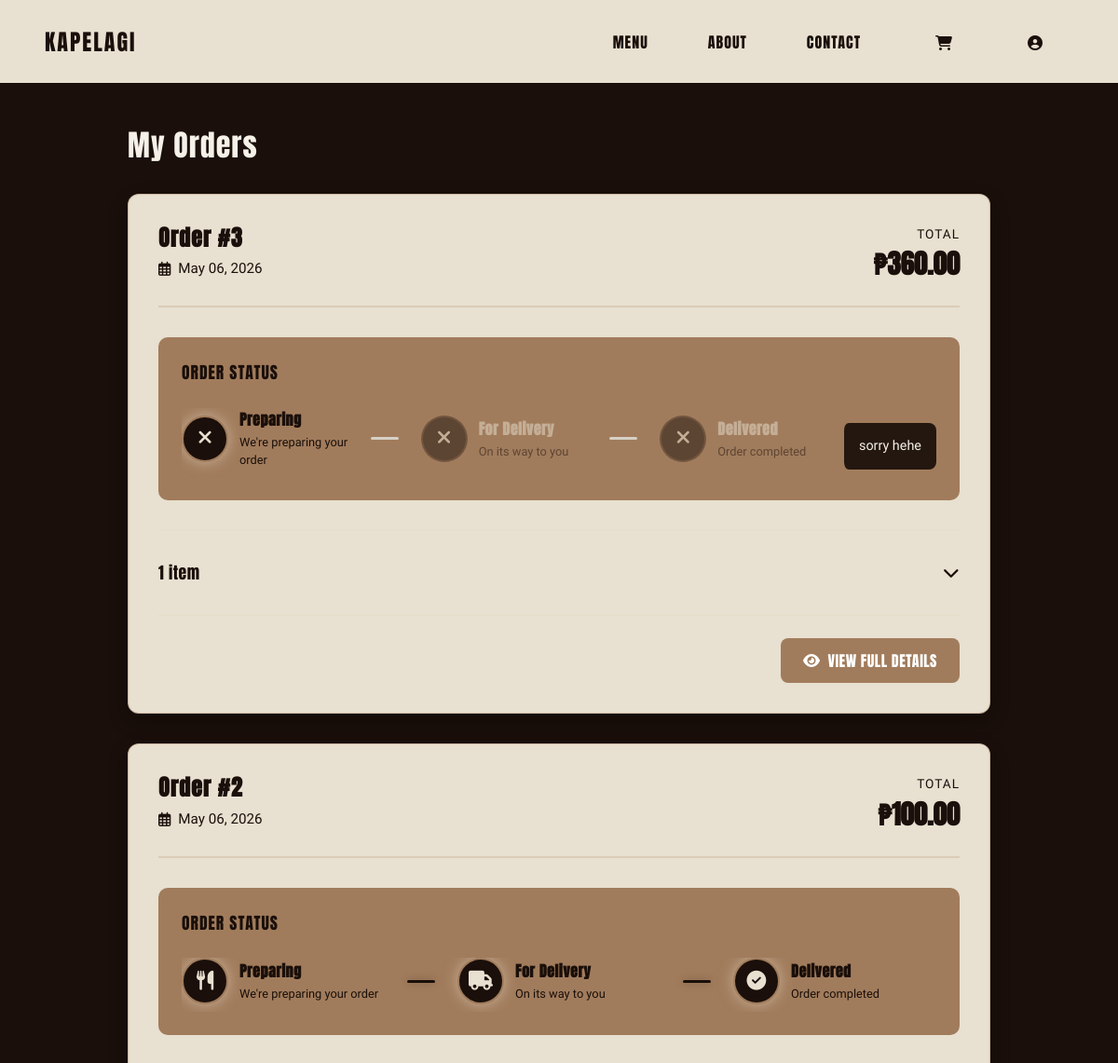
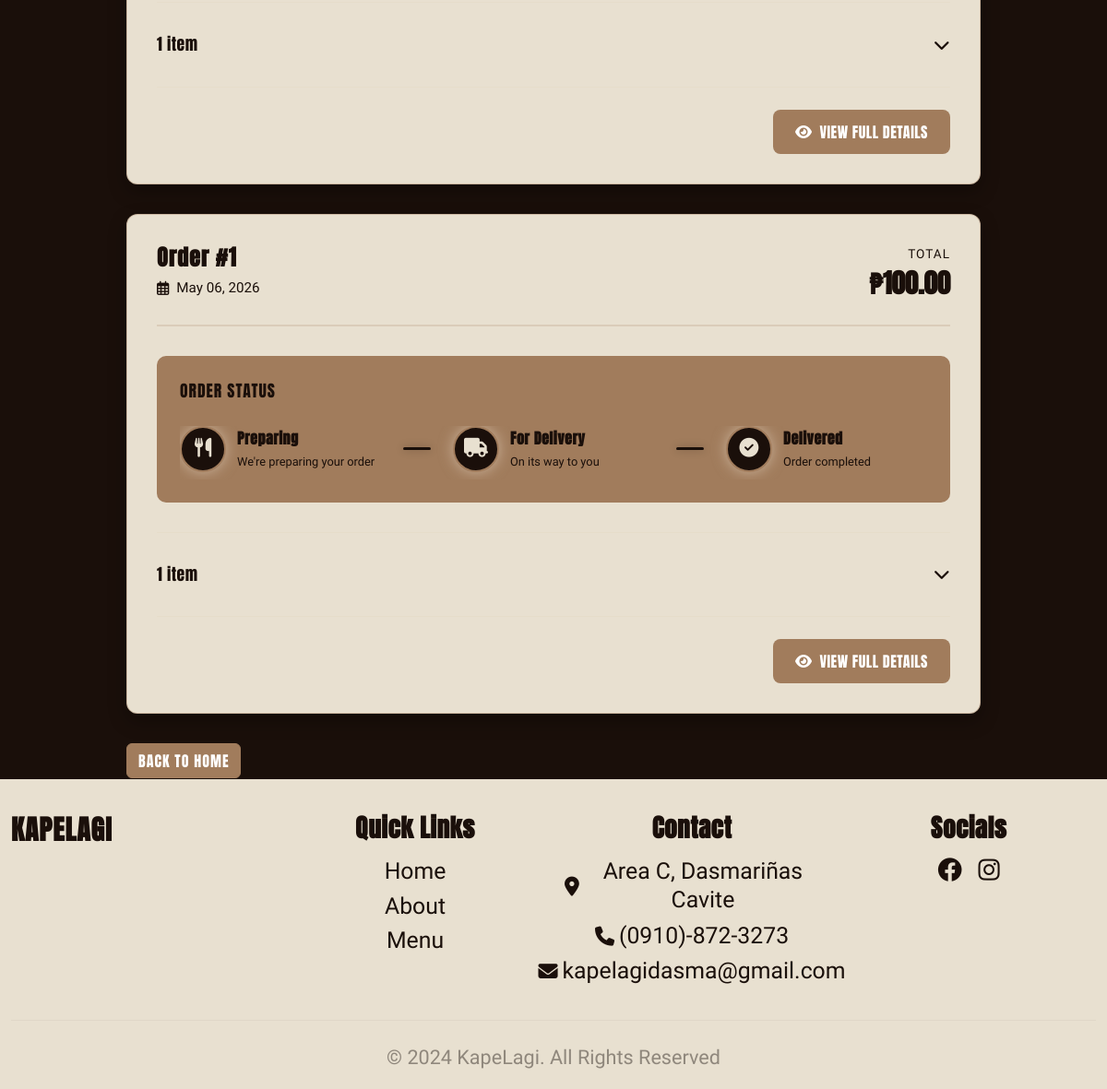
Page /orders.php (signed in) on the committed database (2 pictures, top to bottom).
### tables this page shows
CREATE TABLE `orders` (
  `id` int(11) NOT NULL,
  `user_id` int(11) NOT NULL,
  `customer_name` varchar(100) NOT NULL,
  `customer_email` varchar(100) NOT NULL,
  `customer_phone` varchar(20) DEFAULT NULL,
  `delivery_address` varchar(255) DEFAULT NULL,
  `city` varchar(50) DEFAULT NULL,
  `province` varchar(50) DEFAULT NULL,
  `payment_method` varchar(20) NOT NULL DEFAULT 'COD',
  `payment_intent_id` varchar(100) DEFAULT NULL,
  `total_amount` decimal(10,2) DEFAULT NULL,
  `status` varchar(20) DEFAULT 'pending',
  `is_archived` tinyint(1) NOT NULL DEFAULT 0,
  `archived_at` datetime DEFAULT NULL,
  `special_notes` text DEFAULT NULL,
  `cancellation_reason` text DEFAULT NULL,
  `created_at` timestamp NULL DEFAULT current_timestamp(),
  `updated_at` timestamp NULL DEFAULT current_timestamp() ON UPDATE current_timestamp()
);

### orders.php (the view, shortened to what this page needs)
<?php
include 'config/db.php';
$user_id = $_SESSION['user_id'];
$sql = "SELECT * FROM orders WHERE user_id = ? ORDER BY created_at DESC LIMIT 5";
$stmt = $conn->prepare($sql);
$stmt->bind_param("i", $user_id);
$stmt->execute();
$result = $stmt->get_result();
$orders = [];
while ($row = $result->fetch_assoc()) {
    $orders[] = $row;
}
?>
<!DOCTYPE html>
<html lang="en">
<head>
    <link href="https://cdn.jsdelivr.net/npm/bootstrap@5.3.0/dist/css/bootstrap.min.css" rel="stylesheet">
    <link rel="stylesheet" href="https://cdnjs.cloudflare.com/ajax/libs/font-awesome/6.4.0/css/all.min.css">
    <link rel="stylesheet" href="assets/css/styles.css">
    <link rel="stylesheet" href="assets/css/orders.css">
</head>
<body>
    <?php include 'components/navbar.php'; ?>
    <div class="container mt-5">
        <div class="row">
            <div class="col-md-10 offset-md-1">
                <h2 class="mb-4">My Orders</h2>
                <?php if (empty($orders)): ?>
                    <div class="alert alert-info" role="alert">
                        <i class="fas fa-info-circle"></i> You haven't placed any orders yet.
                        <a href="menu.php" class="alert-link">Start shopping</a>
                    </div>
                <?php else: ?>
                    <div class="orders-container">
                        <?php foreach ($orders as $order): ?>
                            <div class="order-card">
                                <div class="order-header">
                                    <div class="order-header-left">
                                        <h5 class="order-id">Order #<?php echo htmlspecialchars($order['id']); ?></h5>
                                        <p class="order-date">
                                            <i class="far fa-calendar-alt"></i>
                                            <?php echo date('F d, Y', strtotime($order['created_at'])); ?>
                                        </p>
                                    </div>
                                    <div class="order-header-right">
                                        <div class="order-total">
                                            <span class="total-label">Total</span>
                                            <span class="total-amount">₱<?php echo number_format($order['total_amount'], 2); ?></span>
                                        </div>
                                    </div>
                                </div>
                                <div class="order-tracker-section">
                                    <div class="tracker-title">Order Status</div>
                                    <div class="order-tracker">
                                        <?php
                                            $status = $order['status'];
                                            $stages = ['pending' => 0, 'processing' => 1, 'completed' => 2];
                                            $current_stage = isset($stages[$status]) ? $stages[$status] : 0;
                                        ?>
                                        <div class="tracker-stage <?php echo ($current_stage >= 0) ? 'active' : ''; ?>">
                                            <div class="stage-circle">
                                                <i class="fas fa-<?php echo ($status === 'cancelled') ? 'times' : 'utensils'; ?>"></i>
                                            </div>
                                            <div class="stage-label">
                                                <div class="stage-title">Preparing</div>
                                                <div class="stage-desc">We're preparing your order</div>
                                            </div>
                                        </div>
                                        <div class="tracker-divider <?php echo ($current_stage >= 1) ? 'active' : ''; ?>"></div>
                                        <div class="tracker-stage <?php echo ($current_stage >= 1) ? 'active' : ''; ?>">
                                            <div class="stage-circle">
                                                <i class="fas fa-<?php echo ($status === 'cancelled') ? 'times' : 'truck'; ?>"></i>
                                            </div>
                                            <div class="stage-label">
                                                <div class="stage-title">For Delivery</div>
                                                <div class="stage-desc">On its way to you</div>
                                            </div>
                                        </div>
                                        <div class="tracker-divider <?php echo ($current_stage >= 2) ? 'active' : ''; ?>"></div>
                                        <div class="tracker-stage <?php echo ($current_stage >= 2) ? 'active' : ''; ?>">
                                            <div class="stage-circle">
                                                <i class="fas fa-<?php echo ($status === 'cancelled') ? 'times' : 'check-circle'; ?>"></i>
                                            </div>
                                            <div class="stage-label">
                                                <div class="stage-title">Delivered</div>
                                                <div class="stage-desc">Order completed</div>
                                            </div>
                                        </div>
                                            <?php if ($status === 'cancelled'): ?>
                                                <?php if (!empty($order['cancellation_reason'])): ?>
                                                    <div class="tracker-cancelled-note">
                                                        <?php echo nl2br(htmlspecialchars($order['cancellation_reason'])); ?>
                                                    </div>
                                                <?php endif; ?>
                                        <?php endif; ?>
                                    </div>
                                </div>
                                <div class="order-items-section">
                                    <button type="button" class="items-toggle" data-order-id="<?php echo $order['id']; ?>">
                                        <span class="items-toggle-text">
                                            <?php
                                                $item_sql = "SELECT COUNT(*) as cnt FROM order_items WHERE order_id = ?";
                                                $item_stmt = $conn->prepare($item_sql);
                                                $item_stmt->bind_param("i", $order['id']);
                                                $item_stmt->execute();
                                                $item_count = $item_stmt->get_result()->fetch_assoc()['cnt'];
                                                echo $item_count . " item" . ($item_count != 1 ? "s" : "");
                                            ?>
                                        </span>
                                        <i class="fas fa-chevron-down"></i>
                                    </button>
                                </div>
                                <div class="order-footer">
                                    <a href="order-details.php?id=<?php echo $order['id']; ?>" class="btn btn-order-details">
                                        <i class="fas fa-eye"></i> View Full Details
                                    </a>
                                </div>
                            </div>
                        <?php endforeach; ?>
                    </div>
                <?php endif; ?>
                <div class="mt-4">
                    <a href="index.php" class="btn btn-primary">Back to Home</a>
                </div>
            </div>
        </div>
    </div>
    <?php include 'components/footer.php'; ?>
</body>
</html>

### assets/css/styles.css (style rules this page uses)
:root { --color-dark-bg: #1A0F0A; --color-navbar-bg: #E8E0D0; --color-text-primary: #F5F1E8; --color-text-secondary: #D6D0C4; --color-accent: #A17C5C; --font-header: 'Anton', sans-serif; --font-body: 'Smooch Sans', sans-serif; }
* { margin: 0; padding: 0; box-sizing: border-box; }
html { scroll-behavior: smooth; }
body { font-family: var(--font-body); background-color: var(--color-dark-bg); color: var(--color-text-primary); overflow-x: hidden; }
a, button { transition: all 0.3s ease; }

### assets/css/notifications.css (style rules this page uses)
:root { --kape-dark: #180a05; --kape-brown: #4a3022; --kape-olive: #c7c39f; --kape-cream: #d8d4b7; --kape-border: #6b5a4a; }

### rows in the picture
orders: id "3", created_at "May 06, 2026", total_amount "360.00", cancellation_reason "sorry hehe", item_count "1"
orders: id "2", created_at "May 06, 2026", total_amount "100.00", item_count "1"
orders: id "1", created_at "May 06, 2026", total_amount "100.00", item_count "1"
